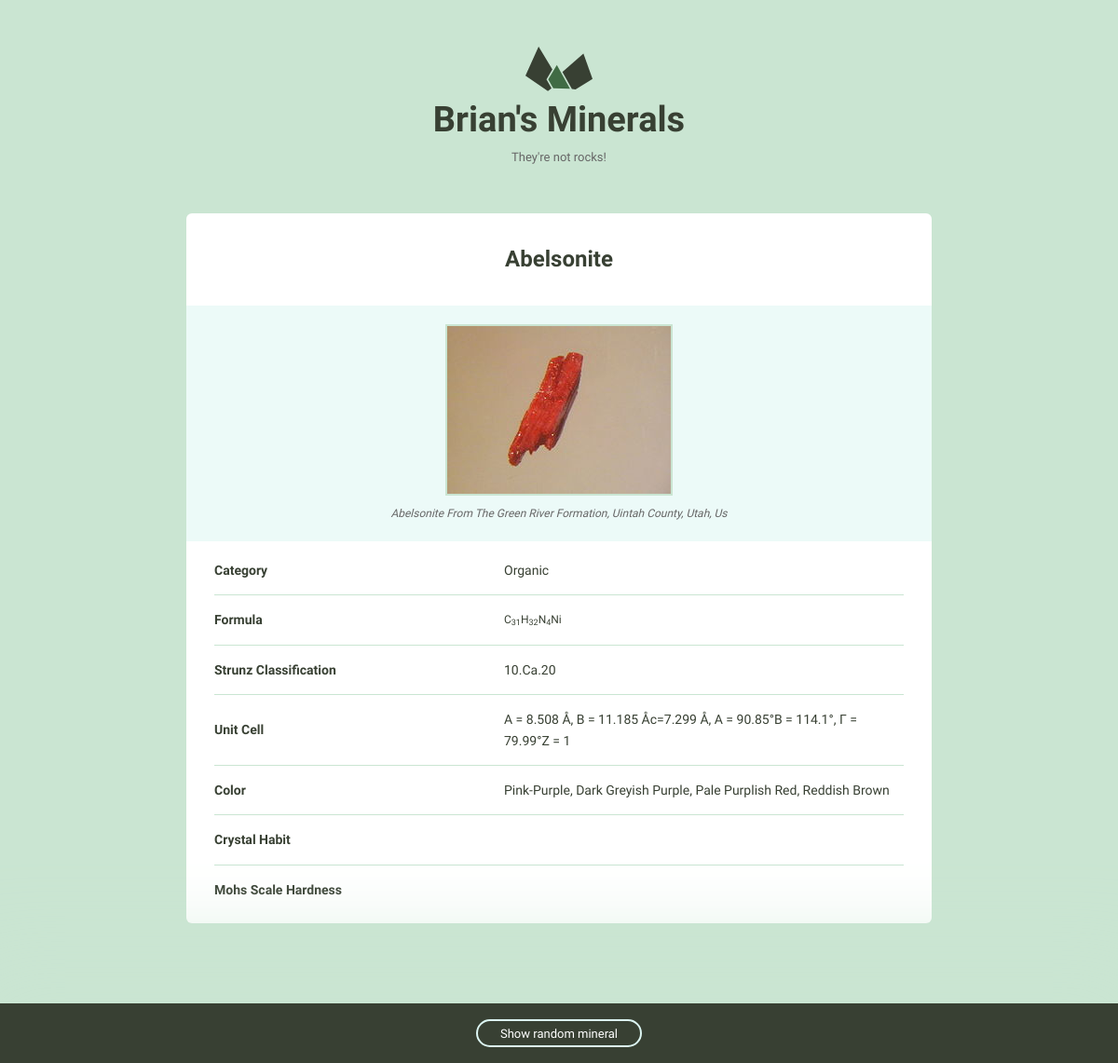
/minerals/1/, run on the app's committed database.
### minerals/models.py (models this page shows, shortened)
class Mineral(models.Model):
    name = models.CharField(max_length=255)
    img_filename = models.CharField(max_length=255)
    img_caption = models.TextField(max_length=255)
    category = models.CharField(max_length=255)
    formula = models.CharField(max_length=255)
    strunz_classification = models.CharField(max_length=255)
    crystal_system = models.CharField(max_length=255)
    unit_cell = models.CharField(max_length=255)
    color = models.CharField(max_length=255)
    crystal_symmetry = models.CharField(max_length=255)
    cleavage = models.CharField(max_length=255)
    mohs_hardness = models.CharField(max_length=255)
    luster = models.CharField(max_length=255)
    streak = models.CharField(max_length=255)
    diaphaneity = models.CharField(max_length=255)
    optical_properties = models.CharField(max_length=255)
    refractive_index = models.CharField(max_length=255, blank=True, default='')
    crystal_habit = models.CharField(max_length=255, blank=True, default='')
    specific_gravity = models.CharField(max_length=255, blank=True, default='')
    class Meta:
        ordering = ['name']

### minerals/views.py (the view)
# urls.py: url(r'(?P<pk>\d+)/$', views.mineral_detail, name='detail'),
def mineral_detail(request, pk):
    mineral = get_object_or_404(Mineral, pk=pk)
    minerals = Mineral.objects.all()
    random_mineral = random.choice(minerals)
    return render(
        request,
        'minerals/mineral_detail.html',
        {'mineral': mineral, 'random_mineral': random_mineral}
    )

### minerals/templates/minerals/mineral_detail.html (shortened to what this page needs)
{% extends 'layout.html' %}
{% load static %}
{% block content %}
<div class="grid-100 mineral__container">
  <h1 class="mineral__name">{{ mineral.name }}</h1>
  <div class="mineral__image-bg">
    <img class="mineral__image" src="{% static 'img' %}/{{mineral.img_filename}}" alt="{{ mineral.name|title }}">
    <p class="mineral__caption">{{ mineral.img_caption|title }}</p>
  </div>
  <div class="mineral__table-container">
    <table class="mineral__table">
      <tr>
        <td class="mineral__category">Category</td>
        <td>{{ mineral.category|title }}</td>
      </tr>
      <tr>
        <td class="mineral__category">Formula</td>
        <td class="mineral__formula">{{ mineral.formula|safe }}</td>
      </tr>
      <tr>
        <td class="mineral__category">Strunz Classification</td>
        <td>{{ mineral.strunz_classification|title }}</td>
      </tr>
      <tr>
        <td class="mineral__category">Unit Cell</td>
        <td>{{ mineral.unit_cell|title }}</td>
      </tr>
      <tr>
        <td class="mineral__category">Color</td>
        <td>{{ mineral.color|title }}</td>
      </tr>
      <tr>
        <td class="mineral__category">Crystal Habit</td>
        <td>{{ mineral.crystal_habit|title }}</td>
      </tr>
      <tr>
        <td class="mineral__category">Mohs Scale Hardness</td>
        <td>{{ mineral.mohs_hardness|title }}</td>
      </tr>
    </table>
  </div>
</div>
{% endblock %}
{% block rand_mineral %}
<div class="minerals__random">
    <a class="minerals__anchor" href="{% url 'minerals:detail' pk=random_mineral.pk %}">Show random mineral</a>
</div>
{% endblock %}

### templates/layout.html (shortened to what this page needs)
{% load static from staticfiles %}
<!DOCTYPE html>
<html lang="en">
<head>
  <link rel="stylesheet" href="{% static 'css/global.css' %}">
</head>
<body>
  <div class="bounds">
    <div class="grid-100">
      <a href="{% url 'minerals:list' %}">
        <h1 class="logo__name text-centered">Brian's Minerals</h1>
      </a>
      <p class="logo__text text-centered">They're not rocks!</p>
    </div>
    {% block content %}{% endblock %}
  </div>
  {% block rand_mineral %}{% endblock %}
</body>
</html>

### assets/css/global.css (style rules this page uses)
html { font-family: sans-serif; -ms-text-size-adjust: 100%; -webkit-text-size-adjust: 100%; }
body { margin: 0; }
a { background-color: transparent; }
h1 { font-size: 2em; margin: 0.67em 0; }
sub { font-size: 75%; line-height: 0; position: relative; vertical-align: baseline; bottom: -0.25em; }
img { border: 0; }
svg:not(:root) { overflow: hidden; }
table { border-collapse: collapse; border-spacing: 0; }
td, th { padding: 0; }
html { font-size: 62.5%; }
body { background-color: #CAE5D2; font-size: 1.5em; line-height: 1.6; font-weight: 400; font-family: "Cousine"; color: #666; }
.bounds { max-width: 800px; margin: 0 auto; padding: 50px 0 150px; overflow: hidden; }
.grid, .grid-5, .grid-10, .grid-15, .grid-20, .grid-25, .grid-30, .grid-33, .grid-35, .grid-40, .grid-45, .grid-50, .grid-55, .grid-60, .grid-65, .grid-66, .grid-70, .grid-75, .grid-80, .grid-90, .grid-95, .grid-100 { float: left; box-sizing: border-box; position: relative; }
.grid-100 { width: 100%; padding: 0 15px; }
h1, h2, h3, h4, h5, h6 { margin-top: 0; margin-bottom: 2rem; font-weight: bold; font-family: "Work Sans", sans-serif; color: #384033; }
h1 { font-size: 3.8rem; }
@media (min-width: 550px) { h1 { font-size: 3.8rem; } }
p { margin-top: 0; font-size: 1.6rem; }
a { color: #689b98; text-decoration: none; -webkit-transition: color 0.2s; -moz-transition: color 0.2s; -ms-transition: color 0.2s; -o-transition: color 0.2s; transition: color 0.2s; }
th, td { padding: 15px; text-align: left; border-bottom: 1px solid #e1e1e1; }
th:first-child, td:first-child { padding-left: 0; }
th:last-child, td:last-child { padding-right: 0; }
table, p, ul { margin-bottom: 2.5rem; }
.text-centered { text-align: center; }
.logo { display: block; fill: #384033; position: relative; margin: 0 auto; width: 72px; }
.logo__name { margin-bottom: 0; }
.logo__text { margin-bottom: 50px; font-size: 13px; }
.minerals__anchor { border: solid 2px #DCF5F2; border-radius: 100px; color: #384033; display: block; font-size: 13px; text-align: center; padding: 8px 0 7px 0; width: 100%; transition: background-color 200ms ease-in-out, font-weight 200ms ease-in-out, color 200ms ease-in-out; }
.minerals__random { background-color: #384033; box-shadow: 0 0 100px 50px #CAE5D2; color: #fff; padding: 20px 0 20px 0; position: fixed; bottom: 0; text-align: center; width: 100%; }
.minerals__random .minerals__anchor { display: inline; color: #fff; padding: 6px 24px 5px 24px; }
.mineral__container { background-color: #fff; border-radius: 6px; list-style: none; padding: 0; text-align: center; }
.mineral__name { display: block; width: 100%; margin: 0; font-size: 24px; padding: 30px 0 30px 0; }
.mineral__image { display: block; margin: 0 auto; border: solid 2px #CAE5D2; }
.mineral__image-bg { background-color: #ecfaf8; padding: 20px 0; }
.mineral__caption { font-size: 12px; font-style: italic; padding: 10px 0 0 0; margin: 0; }
.mineral__table { font-size: 14px; color: #384033; }
.mineral__table td { border-color: #CAE5D2; }
.mineral__table tr:last-of-type td { border-bottom: none; padding-bottom: 0; }
.mineral__table-container { padding: 5px 30px 0; }
.mineral__category { font-weight: bold; width: 40%; }
.mineral__formula { font-size: 12px; }

### data on the page
Mineral: name "Abelsonite", img_filename (picture), img_caption "Abelsonite From The Green River Formation, Uintah County, Utah, Us", category "Organic", formula "C 31 H 32 N 4 Ni", strunz_classification "10.Ca.20", unit_cell "A = 8.508 Å, B = 11.185 Åc=7.299 Å, Α = 90.85°Β = 114.1°, Γ = 79.99°Z = 1", color "Pink-Purple, Dark Greyish Purple, Pale Purplish Red, Reddish Brown"
